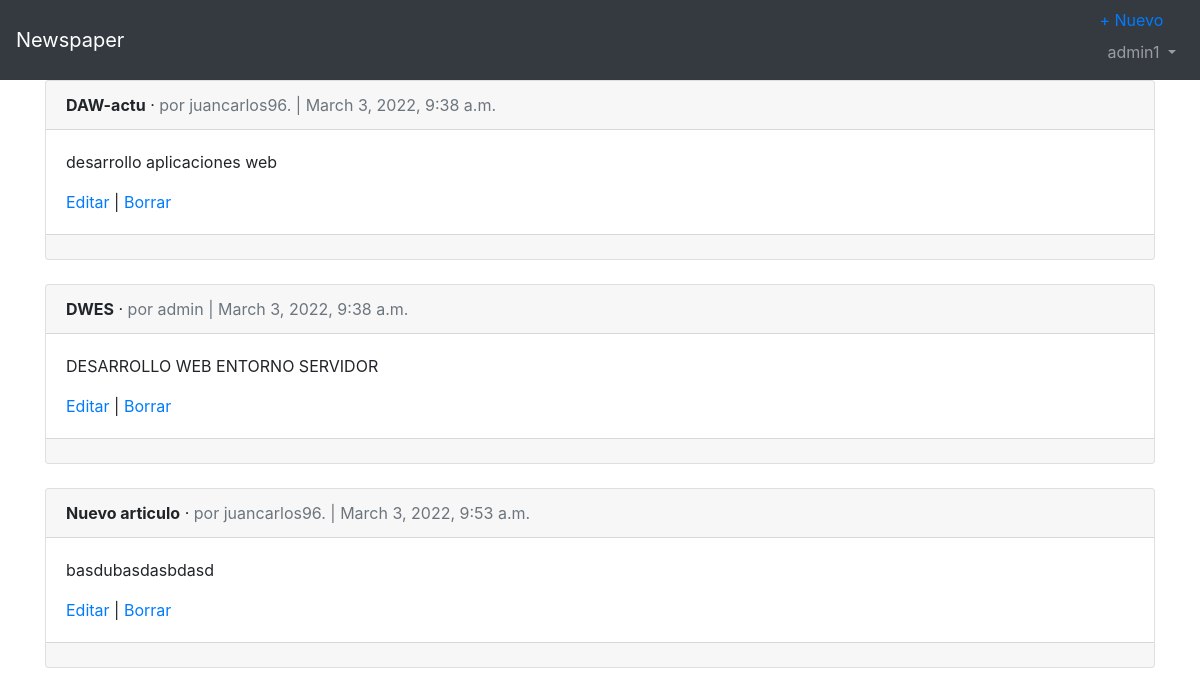
Screenshot of /articles (signed in) with the database file from the repository.
### accounts/models.py (models this page shows)
class CustomUser(AbstractUser):
    age = models.PositiveIntegerField(null=True, blank=True, verbose_name="Edad")

### articles/models.py (models this page shows, shortened)
class Article(models.Model):
    title = models.CharField(max_length=255, verbose_name='Título')
    body = models.TextField(verbose_name='Cuerpo')
    date = models.DateTimeField(auto_now_add=True, verbose_name='Fecha')
    author = models.ForeignKey(
        get_user_model(),                         # ó settings.AUTH_USER_MODEL,
        on_delete=models.CASCADE,
        verbose_name='Autor'
    )

### articles/views.py (the view)
# urls.py: path('', ArticleListView.as_view(), name='article_list'),
class ArticleListView(LoginRequiredMixin, ListView):
    model = Article
    template_name = 'article_list.html'

### templates/article_list.html (shortened to what this page needs)
{% extends 'base.html' %}
{% block content %}
  {% for article in object_list %}
    <div class="card">
      <div class="card-header">
        <span class="font-weight-bold">{{ article.title }}</span> &middot;
        <span class="text-muted">por {{ article.author }} | {{ article.date }}</span>
      </div>
      <div class="card-body">
        <p>{{ article.body }}</p>
        <a href="{% url 'article_edit' article.pk %}">Editar</a> |
        <a href="{% url 'article_delete' article.pk %}">Borrar</a>
      </div>
      <div class="card-footer">
      </div>
    </div>
    <br>
  {% endfor %}
{% endblock content %}

### templates/base.html (shortened to what this page needs)
<!doctype html>
<html lang="es">
  <head>
    <link rel="stylesheet" href="https://cdn.jsdelivr.net/npm/bootstrap@4.5.3/dist/css/bootstrap.min.css">
  </head>
  <body>
    <nav class="navbar navbar-expand-lg navbar-dark bg-dark">
      <a class="navbar-brand" href="{% url 'home' %}">Newspaper</a>
      <div class="collapse navbar-collapse" id="navbarSupportedContent">
        {% if user.is_authenticated %}
          <ul class="navbar-nav ml-auto">
            <li class="nav-item">
                <a href="{% url 'article_new' %}">+ Nuevo</a>
              <a class="nav-link dropdown-toggle" href="#" id="navbarDropdown" role="button" data-toggle="dropdown" aria-haspopup="true" aria-expanded="false">
                {{ user.username }}
              </a>
            </li>
          </ul>
        {% else %}
          <form class="form-inline ml-auto">
            <a href="{% url 'login' %}" class="btn btn-outline-secondary">Login</a>
            <a href="{% url 'signup' %}" class="btn btn-primary ml-2">Registrar</a>
          </form>
        {% endif %}
      </div>
    </nav>
    <main>
      <div class="container">
        {% block content %}
        {% endblock content %}
      </div>
    </main>
  </body>
</html>

### rows the page displays
CustomUser: username "admin1"
Article: title "DAW-actu", author "juancarlos96.", date "March 3, 2022, 9:38 a.m.", body "desarrollo aplicaciones web"
Article: title "DWES", author "admin", date "March 3, 2022, 9:38 a.m.", body "DESARROLLO WEB ENTORNO SERVIDOR"
Article: title "Nuevo articulo", author "juancarlos96.", date "March 3, 2022, 9:53 a.m.", body "basdubasdasbdasd"
